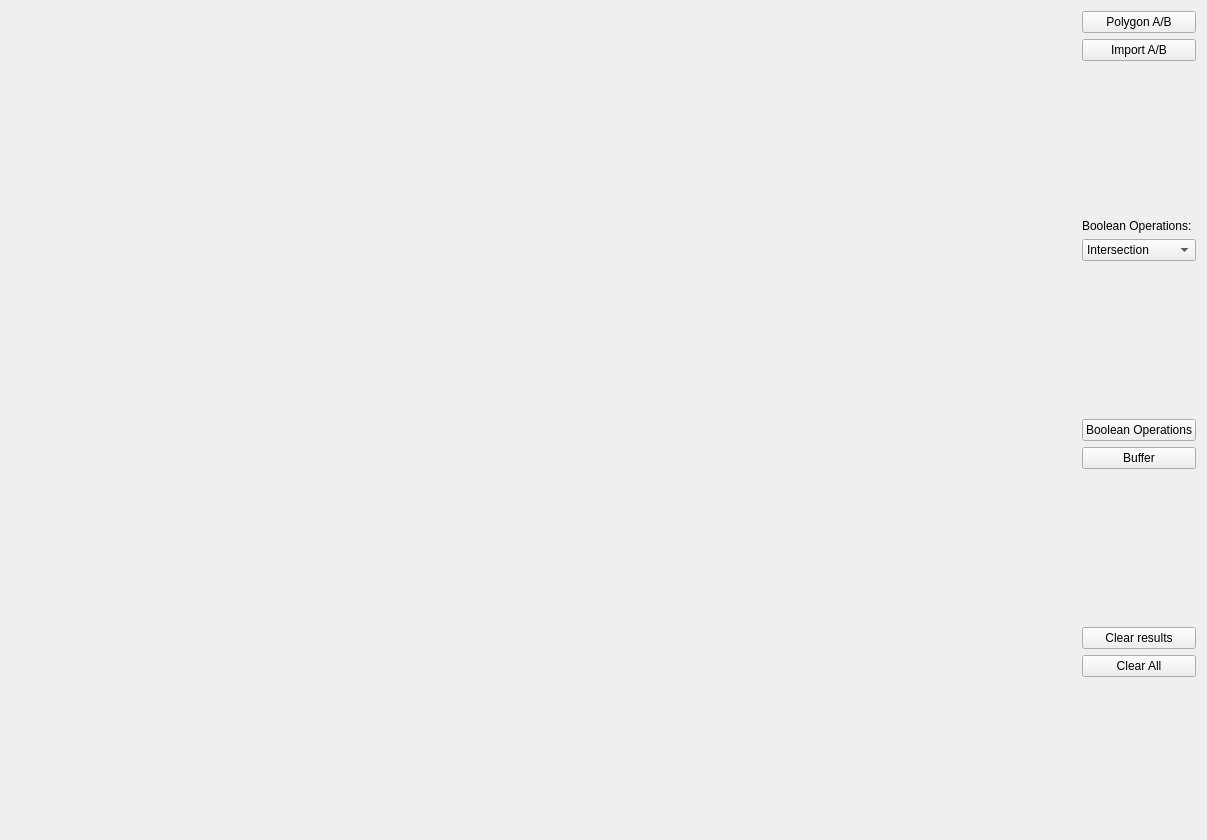
<?xml version="1.0" encoding="UTF-8"?>
<ui version="4.0">
 <class>Widget</class>
 <widget class="QWidget" name="Widget">
  <property name="geometry">
   <rect>
    <x>0</x>
    <y>0</y>
    <width>1207</width>
    <height>840</height>
   </rect>
  </property>
  <property name="windowTitle">
   <string>Boolean Operations on Polygons</string>
  </property>
  <layout class="QHBoxLayout" name="horizontalLayout">
   <item>
    <widget class="Draw" name="Canvas" native="true">
     <property name="sizePolicy">
      <sizepolicy hsizetype="Preferred" vsizetype="Preferred">
       <horstretch>1</horstretch>
       <verstretch>1</verstretch>
      </sizepolicy>
     </property>
    </widget>
   </item>
   <item>
    <layout class="QVBoxLayout" name="verticalLayout">
     <item>
      <widget class="QPushButton" name="pushButton">
       <property name="text">
        <string>Polygon A/B</string>
       </property>
      </widget>
     </item>
     <item>
      <widget class="QPushButton" name="pushButton_6">
       <property name="text">
        <string>Import A/B</string>
       </property>
      </widget>
     </item>
     <item>
      <spacer name="verticalSpacer">
       <property name="orientation">
        <enum>Qt::Vertical</enum>
       </property>
       <property name="sizeHint" stdset="0">
        <size>
         <width>20</width>
         <height>40</height>
        </size>
       </property>
      </spacer>
     </item>
     <item>
      <widget class="QLabel" name="label">
       <property name="text">
        <string>&lt;html&gt;&lt;head/&gt;&lt;body&gt;&lt;p&gt;Boolean Operations:&lt;/p&gt;&lt;/body&gt;&lt;/html&gt;</string>
       </property>
      </widget>
     </item>
     <item>
      <widget class="QComboBox" name="comboBox">
       <item>
        <property name="text">
         <string>Intersection</string>
        </property>
       </item>
       <item>
        <property name="text">
         <string>Union</string>
        </property>
       </item>
       <item>
        <property name="text">
         <string>Difference A-B</string>
        </property>
       </item>
       <item>
        <property name="text">
         <string>Difference B-A</string>
        </property>
       </item>
      </widget>
     </item>
     <item>
      <spacer name="verticalSpacer_2">
       <property name="orientation">
        <enum>Qt::Vertical</enum>
       </property>
       <property name="sizeHint" stdset="0">
        <size>
         <width>20</width>
         <height>40</height>
        </size>
       </property>
      </spacer>
     </item>
     <item>
      <widget class="QPushButton" name="pushButton_2">
       <property name="text">
        <string>Boolean Operations</string>
       </property>
      </widget>
     </item>
     <item>
      <widget class="QPushButton" name="pushButton_5">
       <property name="text">
        <string>Buffer</string>
       </property>
      </widget>
     </item>
     <item>
      <spacer name="verticalSpacer_3">
       <property name="orientation">
        <enum>Qt::Vertical</enum>
       </property>
       <property name="sizeHint" stdset="0">
        <size>
         <width>20</width>
         <height>40</height>
        </size>
       </property>
      </spacer>
     </item>
     <item>
      <widget class="QPushButton" name="pushButton_3">
       <property name="text">
        <string>Clear results</string>
       </property>
      </widget>
     </item>
     <item>
      <widget class="QPushButton" name="pushButton_4">
       <property name="text">
        <string>Clear All</string>
       </property>
      </widget>
     </item>
     <item>
      <spacer name="verticalSpacer_4">
       <property name="orientation">
        <enum>Qt::Vertical</enum>
       </property>
       <property name="sizeHint" stdset="0">
        <size>
         <width>20</width>
         <height>40</height>
        </size>
       </property>
      </spacer>
     </item>
    </layout>
   </item>
  </layout>
 </widget>
 <layoutdefault spacing="6" margin="11"/>
 <customwidgets>
  <customwidget>
   <class>Draw</class>
   <extends>QWidget</extends>
   <header location="global">draw.h</header>
   <container>1</container>
  </customwidget>
 </customwidgets>
 <resources/>
 <connections/>
</ui>
